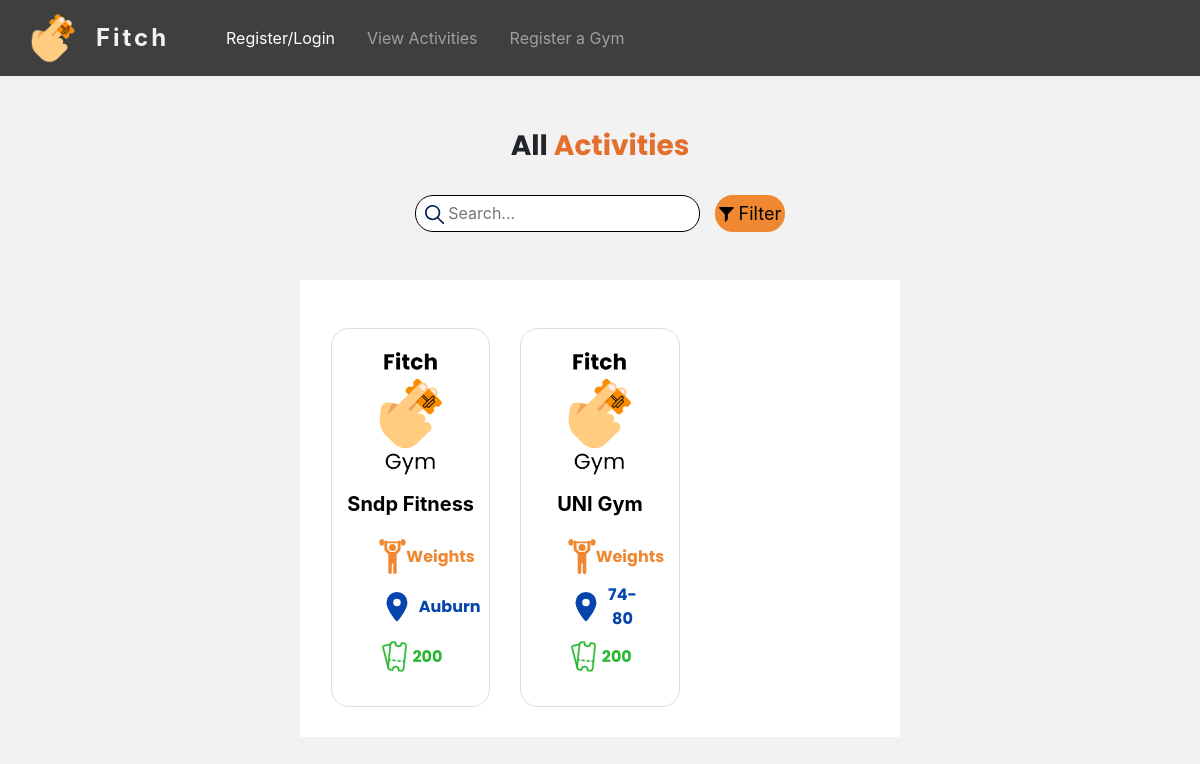
/Activity/filterby/category/weights, run on the app's committed database.
### tables this page shows
CREATE TABLE `gym_activity` (
  `id` int(20) NOT NULL,
  `gym_id` int(20) NOT NULL,
  `activity_name` varchar(255) NOT NULL,
  `category` varchar(255) NOT NULL,
  `sessions_per_week` varchar(255) NOT NULL,
  `max_capacity` int(20) NOT NULL,
  `credit` int(20) NOT NULL,
  `description` varchar(255) NOT NULL,
  `status` int(20) NOT NULL
);

CREATE TABLE `gym_information` (
  `id` int(11) NOT NULL,
  `gym_id` int(20) NOT NULL,
  `gym_name` varchar(255) NOT NULL,
  `gym_address` varchar(255) NOT NULL,
  `photo` varchar(255) NOT NULL,
  `latitude` varchar(255) NOT NULL,
  `longitude` varchar(255) NOT NULL,
  `gym_email` varchar(255) NOT NULL,
  `phone_number` varchar(255) NOT NULL,
  `abn` int(20) NOT NULL
);

### app/libraries/Core.php (called while the page is built, shortened)
<?php
class Core
{
  protected $currentMethod = 'index';
  public function __construct()
  {
    $url = $this->getUrl();
    if (file_exists('../app/controllers/' . ucwords($url[0]) . '.php')) {
      unset($url[0]);
    }
    $this->currentController = new $this->currentController;
    if (isset($url[1])) {
      if (method_exists($this->currentController, $url[1])) {
        $this->currentMethod = $url[1];
        unset($url[1]);
      }
    }
    $this->params = $url ? array_values($url) : [];
    call_user_func_array([$this->currentController, $this->currentMethod], $this->params);
  }
  public function getUrl()
  {
    if (isset($_GET['url'])) {
      $url = rtrim($_GET['url'], '/');
      $url = filter_var($url, FILTER_SANITIZE_URL);
      $url = explode('/', $url);
      return $url;
    }
  }
}

### public/index.php (called while the page is built, shortened)
<?php
  $init = new Core;

### app/libraries/Database.php (called while the page is built, shortened)
<?php
class Database
{
  private $host = DB_HOST;
  private $user = DB_USER;
  private $pass = DB_PASS;
  private $dbname = DB_NAME;
  private $dbh;
  private $stmt;
  public function __construct()
  {
    $dsn = 'mysql:host=' . $this->host . ';dbname=' . $this->dbname;
    $options = array(
      PDO::ATTR_PERSISTENT => true,
      PDO::ATTR_ERRMODE => PDO::ERRMODE_EXCEPTION
    );
    try {
      $this->dbh = new PDO($dsn, $this->user, $this->pass, $options);
    } catch (PDOException $e) {
      $this->error = $e->getMessage();
      echo $this->error;
    }
  }
  public function query($sql)
  {
    $this->stmt = $this->dbh->prepare($sql);
  }
  public function bind($param, $value, $type = null)
  {
    if (is_null($type)) {
      switch (true) {
        case is_int($value):
          $type = PDO::PARAM_INT;
          break;
        default:
          $type = PDO::PARAM_STR;
      }
    }
    $this->stmt->bindValue($param, $value, $type);
  }
  public function execute()
  {
    return $this->stmt->execute();
  }
  public function resultSet()
  {
    $this->execute();
    return $this->stmt->fetchAll(PDO::FETCH_OBJ);
  }
}

### app/models/ActivityModel.php (called while the page is built, shortened)
<?php
class ActivityModel
{
  private $db;
  public function __construct()
  {
    $this->db = new Database;
  }
  public function filterByCategory($param)
  {
    $this->db->query('SELECT gym_activity.id, gym_activity.gym_id, gym_activity.activity_name, gym_activity.category, gym_activity.sessions_per_week, gym_activity.max_capacity, gym_activity.credit, gym_activity.description, gym_activity.status, gym_information.photo, gym_information.gym_address, gym_information.gym_name FROM gym_activity INNER JOIN gym_information ON gym_information.gym_id=gym_activity.gym_id WHERE gym_activity.status = :status and category = :category');
    $this->db->bind(':category', $param);
    $this->db->bind(':status', 1);
    $row = $this->db->resultSet();
    if ($this->db->rowCount() > 0) {
      return $row;
    }
  }
}

### app/views/Landing/activities.php (the view, shortened to what this page needs)
<?php require APPROOT . '/views/inc/header.php'; ?>
<?php require APPROOT . '/views/inc/navbar.php'; ?>
<div class="container-fluid pt-3 pt-lg-5">
    <div class="row justify-content-center">
        <div class="col-sm-12 col-lg-6 text-center align-self-center">
            <p>
            <h3><b>All <span style="color:#E46E2E;">Activities</span></b></h3>
            </p>
        </div>
    </div>
    <div class="row justify-content-center pt-lg-3">
        <div class="col-8 col-lg-4 col-xl-3 pr-0">
            <form method="POST" action="<?php echo URLROOT; ?>/Activity/search">
                <div class="search-input p-1">
                    <button type="submit" style="padding:0; border:none; background:none;">
                        <span class="search-text-icon">
                        </span>
                    </button>
                    <input class="search-input-text ml-1" id="searchField" name="searchField" placeholder="Search...">
                </div>
            </form>
        </div>
        <div class="col-4 col-lg-2 col-xl-1">
            <button type="button" class="filter-btn" data-toggle="modal" data-target="#filterModal"><span class="filter-btn-icon">
                </span>
                Filter
            </button>
        </div>
    </div>
</div>
<div class="container-fluid">
    <div class="row justify-content-center">
        <div class="col-sm-12 col-lg-8 col-xl-6">
            <div class="row background-card mt-3 mt-lg-5 pl-2 pl-lg-3 pr-2 pr-lg-3">
                <?php
                if (!empty($data['gym_activity'])) {
                    foreach ($data['gym_activity'] as $activity) {
                        $address_array = explode(" ", $activity->gym_address);
                        $suburb = $address_array[count($address_array) - 3];
                        echo '
                             <div class="col-6 col-md-4 col-lg-4 mt-3 mt-lg-5">
                                <a href="' . URLROOT . '/Activity/activitydetails/' . $activity->id . '/' . $activity->gym_id . '" class="card-link" style="text-decoration:none!important; color:black;">
                                 <div class="card-body p-0">
                                        <div class="row">
                                            <div class="col-12 text-center" style="padding-top:10px;">';
                        if ($activity->photo != NULL) {
                            echo '<img class="card-img-top activity-gym-logo" src="' . URLROOT . '/uploads/' . $activity->photo . '" alt="Card image cap">';
                        } else {
                            echo '<img class="card-img-top activity-gym-logo" src="' . URLROOT . '/images/gym-default.png" alt="Card image cap">';
                        }
                        echo '
                                </div>
                            </div>
                                <div class="row justify-content-center mt-2">
                                    <div class="col-12 text-center">
                                        <h5 class="p-0 m-0"><b>' . $activity->gym_name . '</b></h5>
                                    </div>
                                </div>
                                        <div class="row justify-content-lg-center mt-3">
                                            <div class="col-12 col-lg-6">
                                                <div class="d-flex align-items-center" style="flex-direction:row;">
                                                 <div class="d-flex align-items-center justify-content-center" style="width:50px; height:50px;">
                                                   <img src="' . URLROOT . '/public/images/activity-icon-' . $activity->category . '.svg">
                                                    </div>
                                                    <p class="p-0 m-0" style="font-size=16px;text-transform:capitalize; color: #ef8830"><b>' . $activity->category . '</b></p>
                                                </div>
                                            </div>
                                        </div>
                                        <div class="row justify-content-lg-center">
                                         <div class="col-12 col-lg-6 text-center">
                                            <div class="d-flex align-items-center" style="flex-direction:row;">
                                         <div class="d-flex align-items-center justify-content-center" style="width:50px; height:50px;">
                                                    </div>
                                                    <p class="p-0 m-0 ml-1" style="font-size=16px;text-transform:capitalize; color: #0645AD"><b>' . $suburb . '</b></p>
                                                </div>
                                            </div>
                                        </div>
                                        <div class="row justify-content-lg-center mb-4">
                                         <div class="col-12 col-lg-6 text-center">
                                            <div class="d-flex align-items-center" style="flex-direction:row;">
                                              <div class="d-flex align-items-center justify-content-center" style="width:50px; height:50px;">
                                                        </div>
                                                    <p class="p-0 m-0 ml-1" style="font-size=16px;text-transform:capitalize; color: #2BB730"><b>' . $activity->credit . '</b></p>
                                                </div>
                                            </div>
                                        </div>
                                    </div>
                    </a>
                </div>
                ';
                    }
                } else {
                    echo "Nothing to show, please check back later!";
                }
                ?>
            </div>
        </div>
    </div>
</div>
<br>

### public/css/style.css (style rules this page uses)
body { padding-top: 65px; }
h3 { font-family: "Poppins", sans-serif; }
p { font-family: "Poppins", sans-serif; }
.filter-btn { background-color: #ef8830; justify-content: center; align-items: center; width: 100%; height: 37px; font-size: 18px; color: black; border-radius: 18px; border-style: none; outline: none; }
.filter-btn-icon { margin-bottom: 10px; }
* { margin: 0; padding: 0; }
body { background-color: #f2f2f2; }

### app/views/Landing/activities.php (style rules this page uses)
h5 { margin: 0px; }
.search-text-icon { margin-left: 5px; }
.background-card { background-color: white; border-radius: 0px; padding-bottom: 30px; }
.search-input { display: flex; flex-direction: row; background-color: white; justify-content: center; align-items: center; height: 37px; border-radius: 18px; border-width: 1px; border-color: black; border-style: solid; }
.search-input-text { height: 100%; width: 90%; background-color: transparent; border-style: none; outline: none; }
.card-body { border-width: 1px; border-radius: 18px; border-color: #DDDDDD; border-style: solid; }
.activity-gym-logo { height: 145px !important; width: 145px; object-fit: scale-down; }

### data on the page
gym_activity: gym_information.gym_name "Sndp Fitness", category (picture), category "Weights", gym_information.gym_address "Auburn", credit "200"
gym_activity: gym_information.gym_name "UNI Gym", category (picture), category "Weights", gym_information.gym_address "74-80", credit "200"
